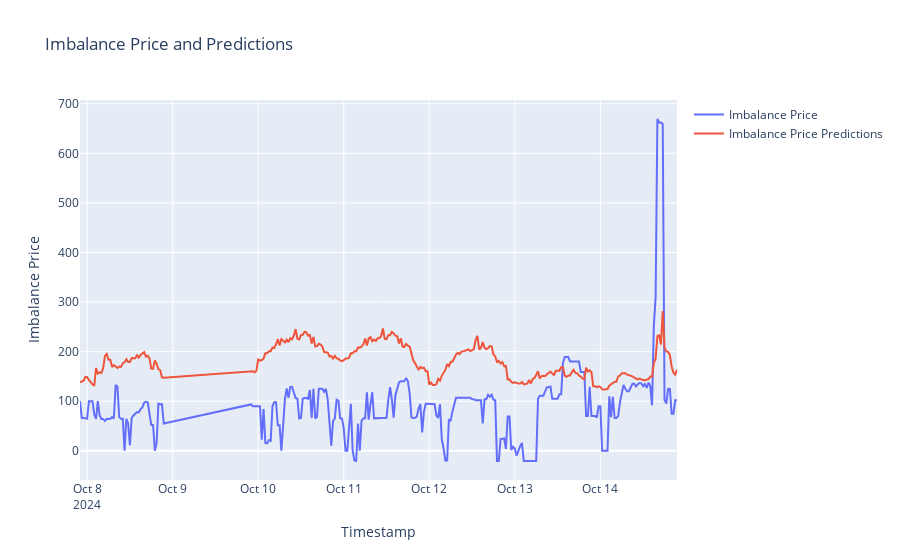

Write notebook code for a chart like this one.
### Code cell
#plot imbalance price and predictions
fig = go.Figure()
fig.add_trace(go.Scatter(x=df_api_new_merged1["timestamp_utc"], y=df_api_new_merged1["imbalance_price"], mode='lines', name='Imbalance Price'))
fig.add_trace(go.Scatter(x=df_api_new_merged1["timestamp_utc"], y=df_api_new_merged1["imbalance_price_predictions"], mode='lines', name='Imbalance Price Predictions'))
fig.update_layout(title='Imbalance Price and Predictions', xaxis_title='Timestamp', yaxis_title='Imbalance Price')
fig.show()

### Figure 1 — Plotly figure (JSON) as saved in the notebook; plotly's stock layout.template omitted (floating-point values rounded to 4 significant figures; data arrays with more than 128 entries replaced by an {"elided": "..."} marker saying what was removed)
{"data": [{"mode": "lines", "name": "Imbalance Price", "type": "scatter", "x": {"elided": "286 str values"}, "y": {"elided": "286 float values"}}, {"mode": "lines", "name": "Imbalance Price Predictions", "type": "scatter", "x": {"elided": "286 str values"}, "y": {"elided": "286 float values"}}], "layout": {"title": {"text": "Imbalance Price and Predictions"}, "xaxis": {"title": {"text": "Timestamp"}}, "yaxis": {"title": {"text": "Imbalance Price"}}}}
